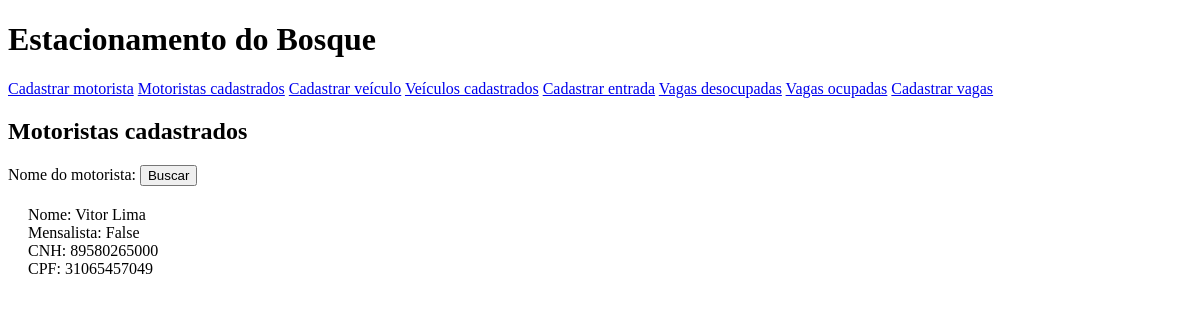
The page /registered_drivers/ on the database as committed earlier.
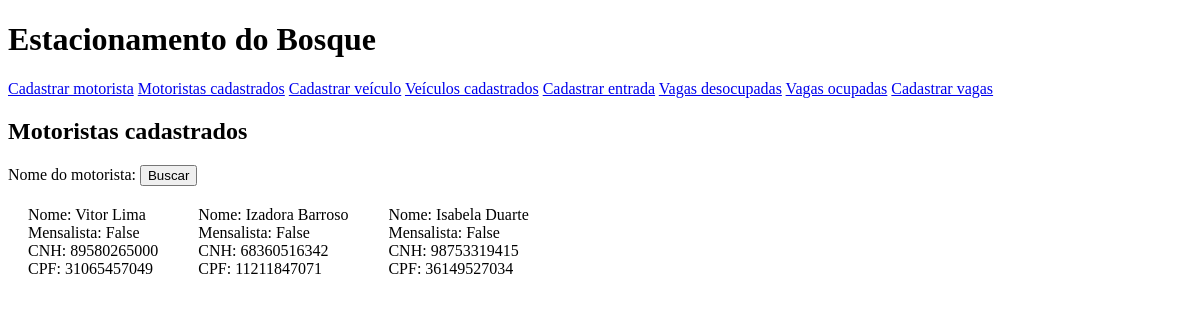
The same page on the database as committed later.
### apps/models.py (models this page shows, shortened)
class Driver(models.Model):
    driver_name = models.CharField(max_length=50)
    monthly = models.BooleanField(default=False)
    cnh = models.CharField(max_length=11)
    cpf = models.CharField(max_length=11)
    file_upload = models.FileField(upload_to='uploaded_files', blank=True)

### apps/views.py (the view)
# urls.py: path('registered_drivers/', views.registered_drivers, name='registered_drivers'),
def registered_drivers(request):
    all_registered_drivers = Driver.objects.all()
    return render(request, 'registered_drivers.html', {
        'all_registered_drivers': all_registered_drivers,
    })

### templates/registered_drivers.html (shortened to what this page needs)
{% extends "base_parking.html" %}
{% block css %}
    {% load static %}
    <link rel="stylesheet" href="{% static "css/registered_drivers.css" %}">
{% endblock css %}
{% block content %}
    <h2>Motoristas cadastrados</h2>
    <section>
        <form action="{% url "apps:driver_search" %}" method="post">
            Nome do motorista: {{ form.name_search }}
            <input type="submit" value="Buscar">
        </form>
    </section>
    <section>
        {% for driver in all_registered_drivers %}
            <div id="registered_drivers">
                <span>Nome: {{ driver.driver_name }}</span>
                <span>Mensalista: {{ driver.monthly }}</span>
                <span>CNH: {{ driver.cnh }}</span>
                <span>CPF: {{ driver.cpf }}</span>
            </div>
        {% endfor %}
    </section>
{% endblock content %}

### templates/base_parking.html (shortened to what this page needs)
<!DOCTYPE html>
<html lang="pt-br">
<head>
    {% load static %}
    <link rel="stylesheet" href="{% static "css/base.css" %}">
    {% block css %}{% endblock css %}
</head>
<body>
    <header>
        <h1>Estacionamento do Bosque</h1>
    </header>
    <nav>
        <a href="{% url "apps:driver_register_form" %}">Cadastrar motorista</a>
        <a href="{% url "apps:registered_drivers" %}">Motoristas cadastrados</a>
        <a href="{% url "apps:autos_register_form" %}">Cadastrar veículo</a>
        <a href="{% url "apps:registered_autos" %}">Veículos cadastrados</a>
        <a href="{% url "apps:parking_assignment_form" %}">Cadastrar entrada</a>
        <a href="{% url "apps:main_page" %}">Vagas desocupadas</a>
        <a href="{% url "apps:occupied_parking_spaces" %}">Vagas ocupadas</a>
        <a href="{% url "apps:parking_creation_form" %}">Cadastrar vagas</a>
    </nav>
    <main>
        {% block content %}{% endblock content %}
    </main>
</body>
</html>

### static/css/registered_drivers.css (style rules this page uses)
section { display: flex; flex-direction: row; flex-wrap: wrap; }
#registered_drivers { display: flex; flex-direction: column; padding: 20px; }

Rows that differ between the two databases and show on the page:
added Driver: driver_name "Izadora Barroso", monthly "False", cnh "68360516342", cpf "11211847071"
added Driver: driver_name "Isabela Duarte", monthly "False", cnh "98753319415", cpf "36149527034"
